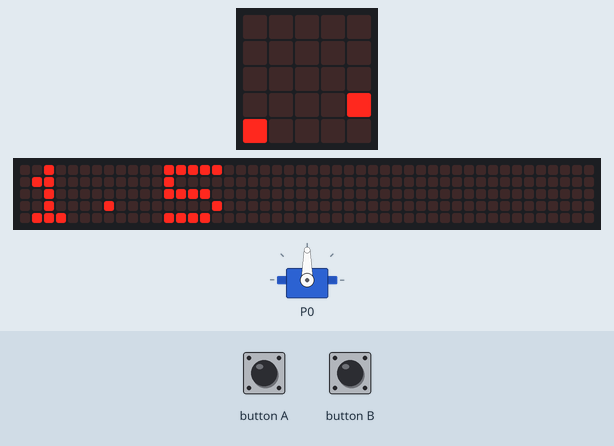
Recording of a program running on a simulated BBC micro:bit (MakeCode). On the bench: the board's 5×5 LED display, a strip that is not on the board, showing the scrolling text unrolled, servo. Inputs (shaded band) come from the test bench. The 48×5 strip is a reading aid, not a part: it shows the text the display is scrolling, unrolled, one strip-width of it at a time.

Above: at 8.47 s.
8.5 s: button A pressed for 0.15 s
9.2 s: button A pressed for 0.15 s
9.9 s: button B pressed for 0.15 s
10.6 s: button A pressed for 0.15 s
At 11.2 s:
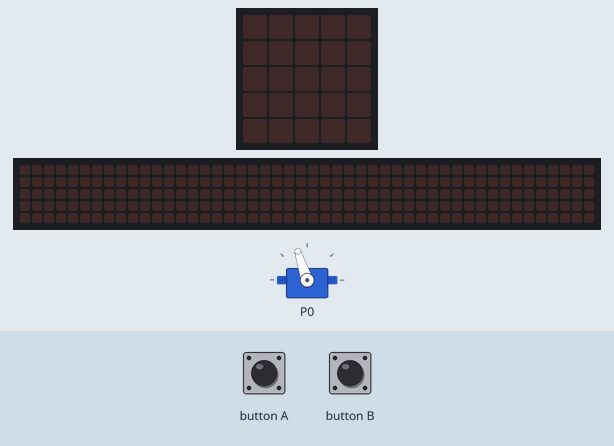
11.3 s: button B pressed for 0.15 s
At 11.47 s:
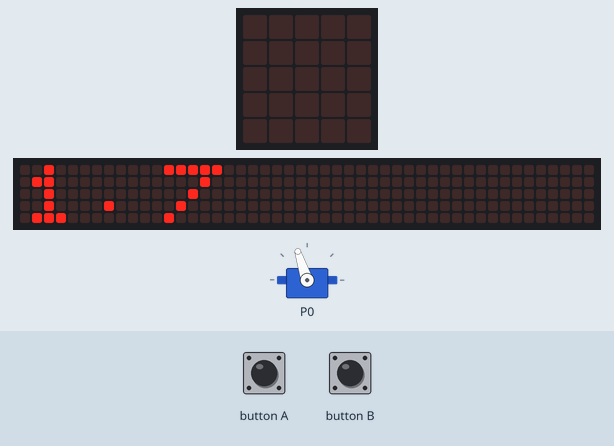
12.0 s: button A pressed 5 times (0.12 s each, 0.3 s apart)
At 15.3 s:
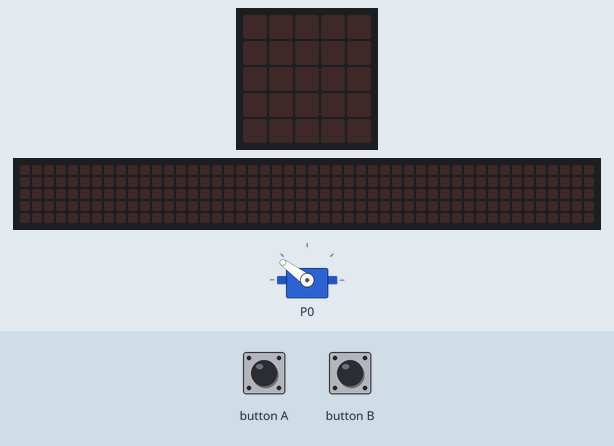
At 15.66 s:
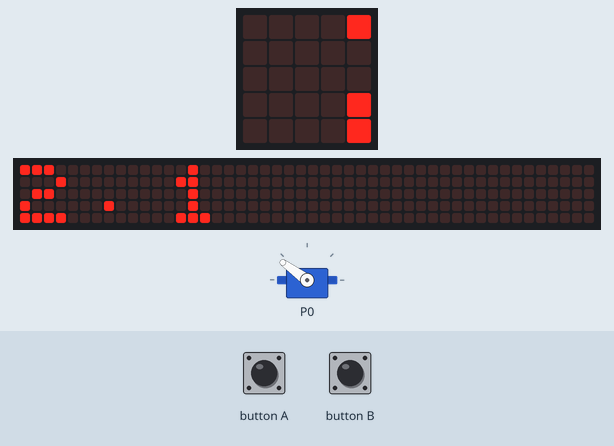
Timing chart, 0 to 17.2 s (numbered marks = the images above; inputs shaded):
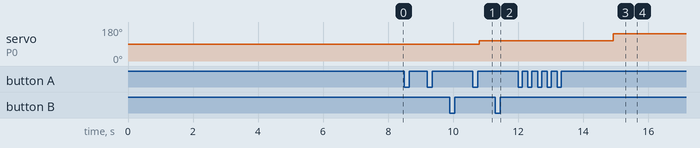

The program:

main.ts
```typescript
input.onButtonPressed(Button.A, function () {
    Angle += 100
})
input.onButtonPressed(Button.B, function () {
    Angle += -100
})
basic.showString("Servo-1")
let Angle = 1500
pins.servoSetPulse(AnalogPin.P0, Angle)
basic.forever(function () {
    basic.showNumber(Angle / 1000)
    pins.servoSetPulse(AnalogPin.P0, Angle)
    basic.pause(500)
})
```

test.ts
```typescript
// les tests vont ici ; cela ne sera pas compilé si ce paquet est utilisé en tant qu'extension.
```

Measured:
- after the input at 10.6 s, servo on P0: 90° → 108° after 0.20 s
- after the input at 12.0 s, servo on P0: 108° → 144° after 2.9 s
- what the display in image 3 shows lasts 0.5 s, from 14.9 s to 15.4 s
